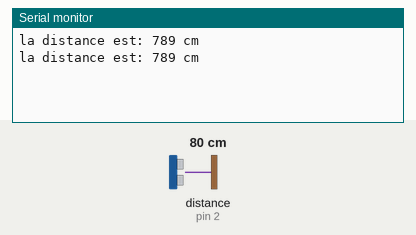
Simulated run of this sketch. Board: Arduino Uno, built with avr-gcc and run on an emulated ATmega328P. Parts: the last lines printed to the serial monitor. Wiring (inferred from the names in the program): ultrasonic range finder: trigger pin 4; echo pin 2. The inputs (shaded band) are chosen by the test bench; at power-on: distance to the obstacle (sensor on pin 2) 80 cm. The echo pulse lasts 58.3 µs per cm.

Above: at 1.8 s.
1.9 s: distance to the obstacle (sensor on pin 2) set to 2 cm
At 2.5 s:
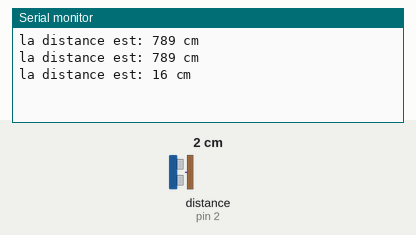
3.4 s: distance to the obstacle (sensor on pin 2) set to 4 cm
At 4.8 s:
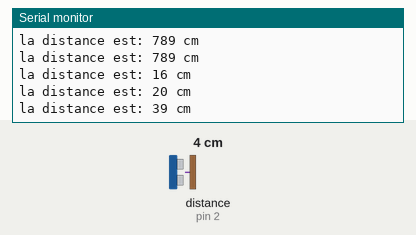
Timing chart, 0 to 6.4 s (numbered marks = the images above; inputs shaded):
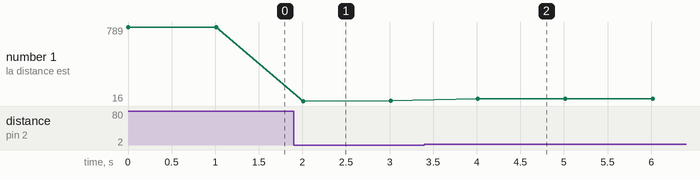

Measured:
- after the input at 1.9 s, the serial monitor: prints a new line after 0.11 s (image 1)
- after the input at 3.4 s, the serial monitor: prints a new line after 0.61 s (image 2)
- plotted number 1: 789 → 20 after the input at 1.9 s, 20 → 39 after the input at 3.4 s

The sketch:

Tuto4_SondeUltrason.ino
```cpp
// Ici on déclare les variables globales et on indique les noms des librairies que l'on va utiliser

  long duree, distance;     // Déclaration des variables duree et distance comme étant des entiers long

// La partie setup() s'effectue qu'une seule fois
void setup() {
  // put your setup code here, to run once:
  pinMode(4, OUTPUT);     // Initialisation de la broche "trigger" déclenchement qui est connecté à la pin 4
  pinMode(2, INPUT);      // Initialisation de la broche "echo" capteur qui est connecté à la pin 2
  Serial.begin(9600);     // Initialisation du moniteur serie avec une vitesse de transmission de 9600 baud
}

// La partie loop s'effectue indefinement
void loop() {
  // put your main code here, to run repeatedly:
  digitalWrite(4,LOW);   ///////////////////////////////////////////////////////////////////////////////////
  delayMicroseconds(2);    //                                                                               //
  digitalWrite(4, HIGH);    // Envoi d'un signal carré à la pin 2(déclencheur) afin de déclencher la mesure  //
  delayMicroseconds(2);    //                                                                               //
  digitalWrite(4, LOW);    ///////////////////////////////////////////////////////////////////////////////////

  duree = pulseIn(2,HIGH);          // lecture du tempsécoulé avant que le pin recoive un signal
  distance = duree*340/(2*1000);    // Transforme le temps en distance (cm) 340 = vitesse du son en m/s duration = temps

  Serial.print("la distance est: ");    // Affiche le message entre guillement sur le moniteur série
  Serial.print(distance);               // Affiche la valeur de la variable distance sur le moniteur série
  Serial.println( " cm");               // Affiche le message entre guillement sur le moniteur série
  delay(1000);

}
```
